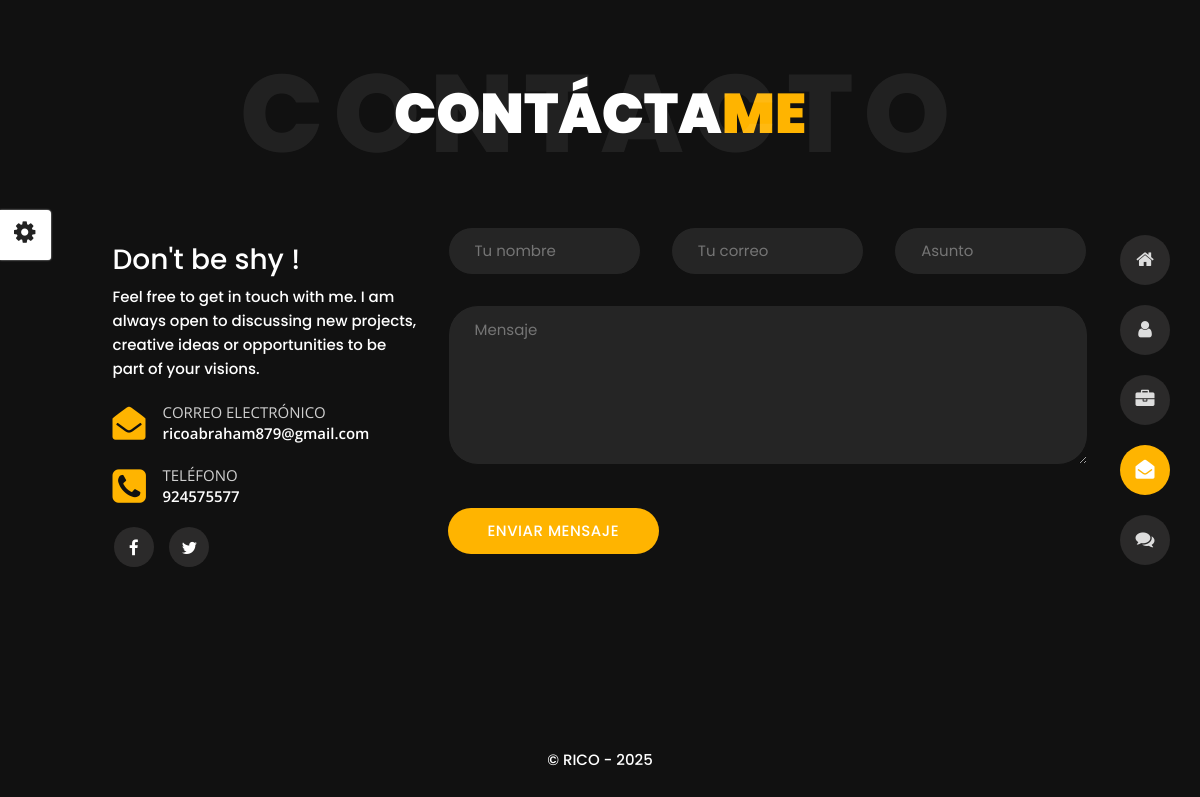
/contacto/, run on an earlier commit of the app's database.
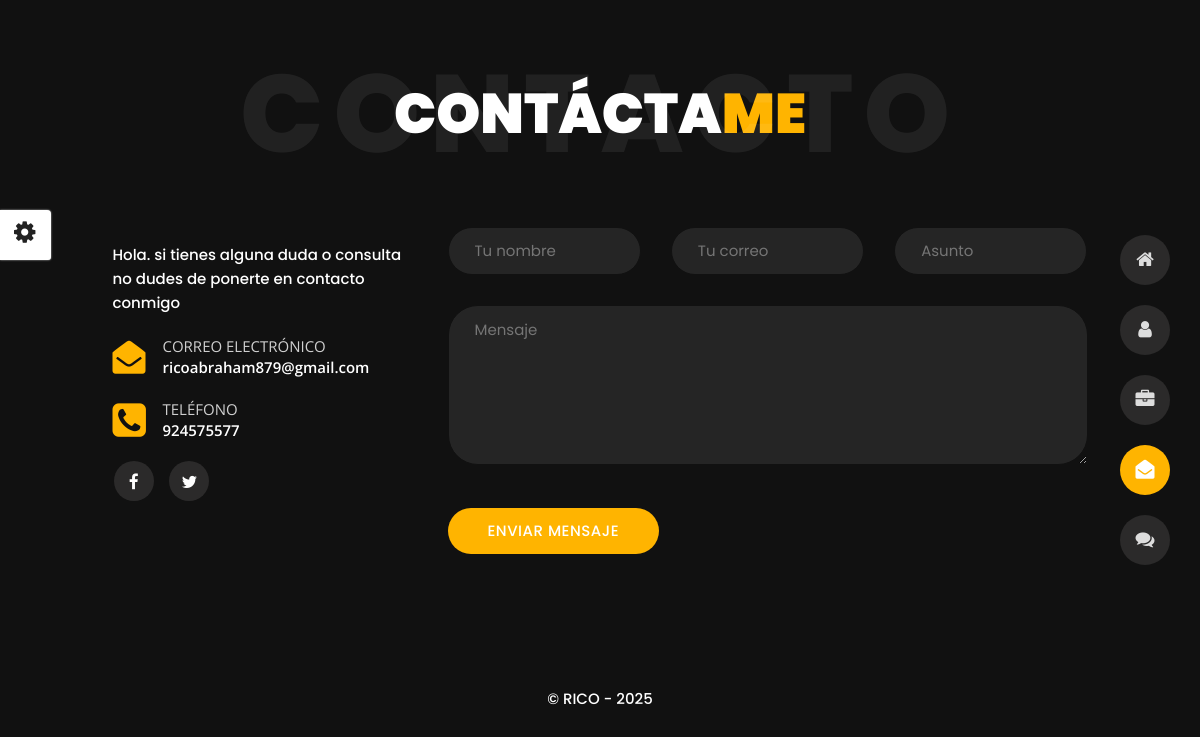
And on a later commit of the database.
### core/models.py (models this page shows, shortened)
class ContactInfo(models.Model):
    titulo = models.CharField(max_length=200, default="Get in touch")
    subtitulo = models.CharField(max_length=200, default="Contact")
    mensaje_intro = RichTextField(verbose_name="Mensaje introductorio")
    email = models.EmailField(verbose_name="Correo de contacto")
    telefono = models.CharField(max_length=50, verbose_name="Número de teléfono")
    facebook = models.URLField(blank=True, null=True)
    twitter = models.URLField(blank=True, null=True)
    youtube = models.URLField(blank=True, null=True)
    dribbble = models.URLField(blank=True, null=True)
    class Meta:
        verbose_name = "Información de contacto"
        verbose_name_plural = "Información de contacto"

### core/views.py (the view)
# urls.py: path('contacto/', views.contacto, name='contacto'),
def contacto(request):
    contacto = ContactInfo.objects.first()
    if request.method == 'POST' and request.headers.get('X-Requested-With') == 'XMLHttpRequest':
        form = ContactForm(request.POST)
        if form.is_valid():
            nombre = form.cleaned_data['nombre']
            email = form.cleaned_data['email']
            asunto = form.cleaned_data['asunto']
            mensaje = form.cleaned_data['mensaje']
            MensajeContacto.objects.create(
                nombre=nombre,
                email=email,
                asunto=asunto,
                mensaje=mensaje
            )
            return JsonResponse({'success': True, 'message': 'Mensaje enviado correctamente.'})
        else:
            return JsonResponse({'success': False, 'error': form.errors}, status=400)
    else:
        form = ContactForm()
        context = {
            'contacto': contacto,
            'form': form,
            'now': datetime.now(),
            'body_class': 'contact',
        }
        return render(request, 'core/contact.html', context)

### core/forms.py
class ContactForm(forms.Form):
    nombre = forms.CharField(
        max_length=100,
        widget=forms.TextInput(attrs={'placeholder': 'Tu nombre'})
    )
    email = forms.EmailField(
        widget=forms.EmailInput(attrs={'placeholder': 'Tu correo'})
    )
    asunto = forms.CharField(
        max_length=150,
        widget=forms.TextInput(attrs={'placeholder': 'Asunto'})
    )
    mensaje = forms.CharField(
        widget=forms.Textarea(attrs={'placeholder': 'Mensaje', 'rows': 5})
    )

### core/context_processors.py (called while the page is built)
def site_settings(request):
    setting = SiteSetting.objects.first()
    return {'site_setting': setting}

### core/templates/core/contact.html (shortened to what this page needs)
{% extends 'core/base.html' %}
{% load static %}
{% block content %}
<section class="title-section text-left text-sm-center revealator-slideup revealator-once revealator-delay1">
    <h1>contácta<span>me</span></h1>
    <span class="title-bg">contacto</span>
</section>
<section class="main-content revealator-slideup revealator-once revealator-delay1">
    <div class="container">
        <div class="row">
            <div class="col-12 col-lg-4">
                <p class="open-sans-font mb-3">{{ contacto.mensaje_intro|safe }}</p>
                <p class="open-sans-font custom-span-contact position-relative">
                    <i class="fa fa-envelope-open position-absolute"></i>
                    <span class="d-block">Correo electrónico</span>{{ contacto.email }}
                </p>
                <p class="open-sans-font custom-span-contact position-relative">
                    <i class="fa fa-phone-square position-absolute"></i>
                    <span class="d-block">Teléfono</span>{{ contacto.telefono }}
                </p>
                <ul class="social list-unstyled pt-1 mb-5">
                    {% if contacto.facebook %}
                        <li class="facebook"><a title="Facebook" href="{{ contacto.facebook }}" target="_blank"><i class="fa fa-facebook"></i></a></li>
                    {% endif %}
                    {% if contacto.twitter %}
                        <li class="twitter"><a title="Twitter" href="{{ contacto.twitter }}" target="_blank"><i class="fa fa-twitter"></i></a></li>
                    {% endif %}
                </ul>
            </div>
            <div class="col-12 col-lg-8">
                <form method="post" class="contactform" id="contactForm">
                    <div class="row">
                        <div class="col-12 col-md-4">
                            {{ form.nombre }}
                        </div>
                        <div class="col-12 col-md-4">
                            {{ form.email }}
                        </div>
                        <div class="col-12 col-md-4">
                            {{ form.asunto }}
                        </div>
                        <div class="col-12 mb-3">
                            {{ form.mensaje }}
                        </div>
                        <div class="col-12">
                            <button type="button" class="btn btn-contact">Enviar Mensaje</button>
                        </div>
                    </div>
                </form>
            </div>
        </div>
    </div>
</section>
{% endblock %}

What changed in the data, as far as the page shows it:
removed ContactInfo: mensaje_intro "Don't be shy ! Feel free to get in touch with me. I am always open to discussing new projects, creative ideas or opportunities to be part of your visions.", email "ricoabraham879@gmail.com", telefono "924575577"
added ContactInfo: mensaje_intro "Hola. si tienes alguna duda o consulta no dudes de ponerte en contacto conmigo", email "ricoabraham879@gmail.com", telefono "924575577"
